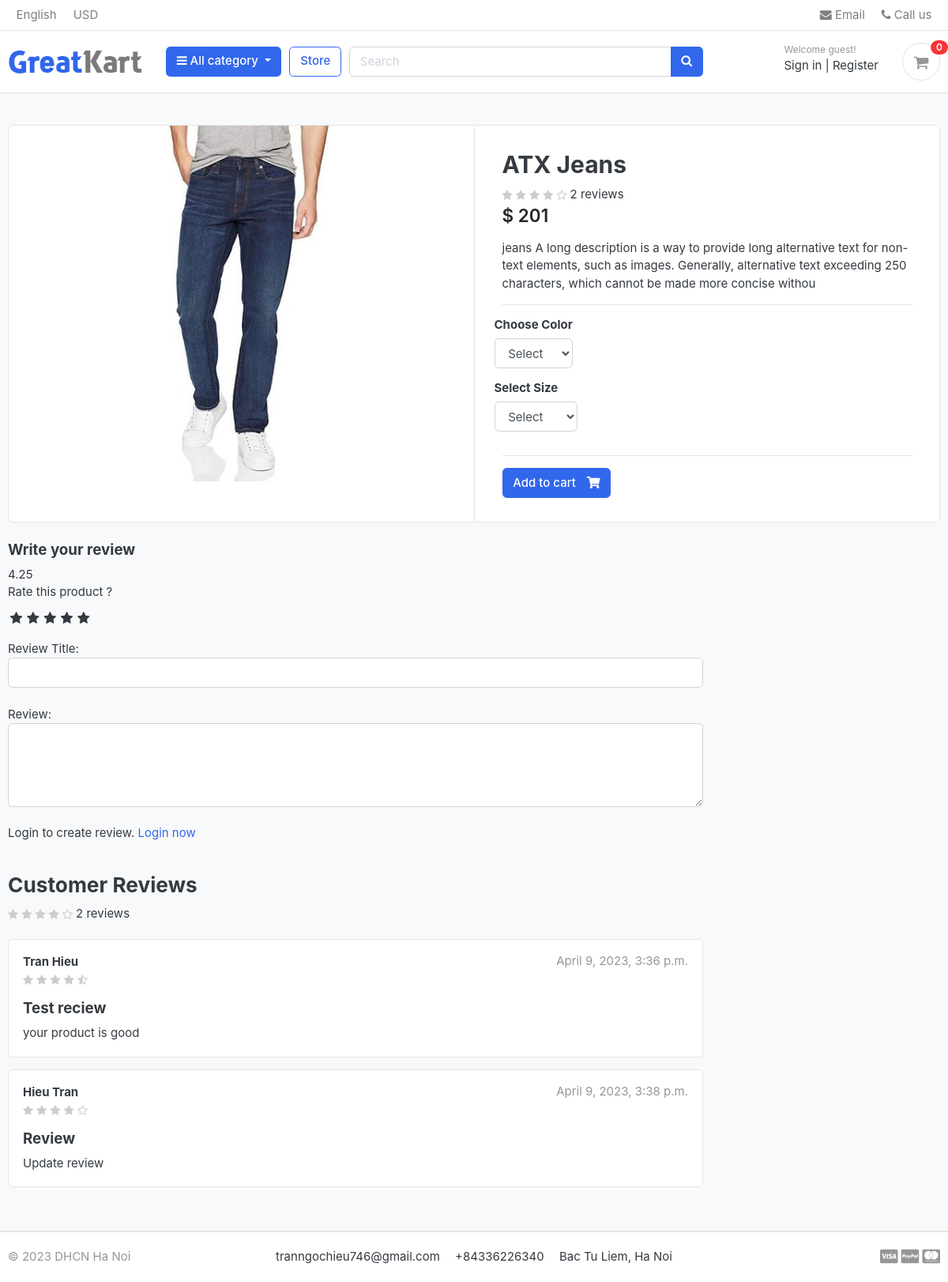
/store/category/jeans/atx-jeans/, run on an earlier commit of the app's database.
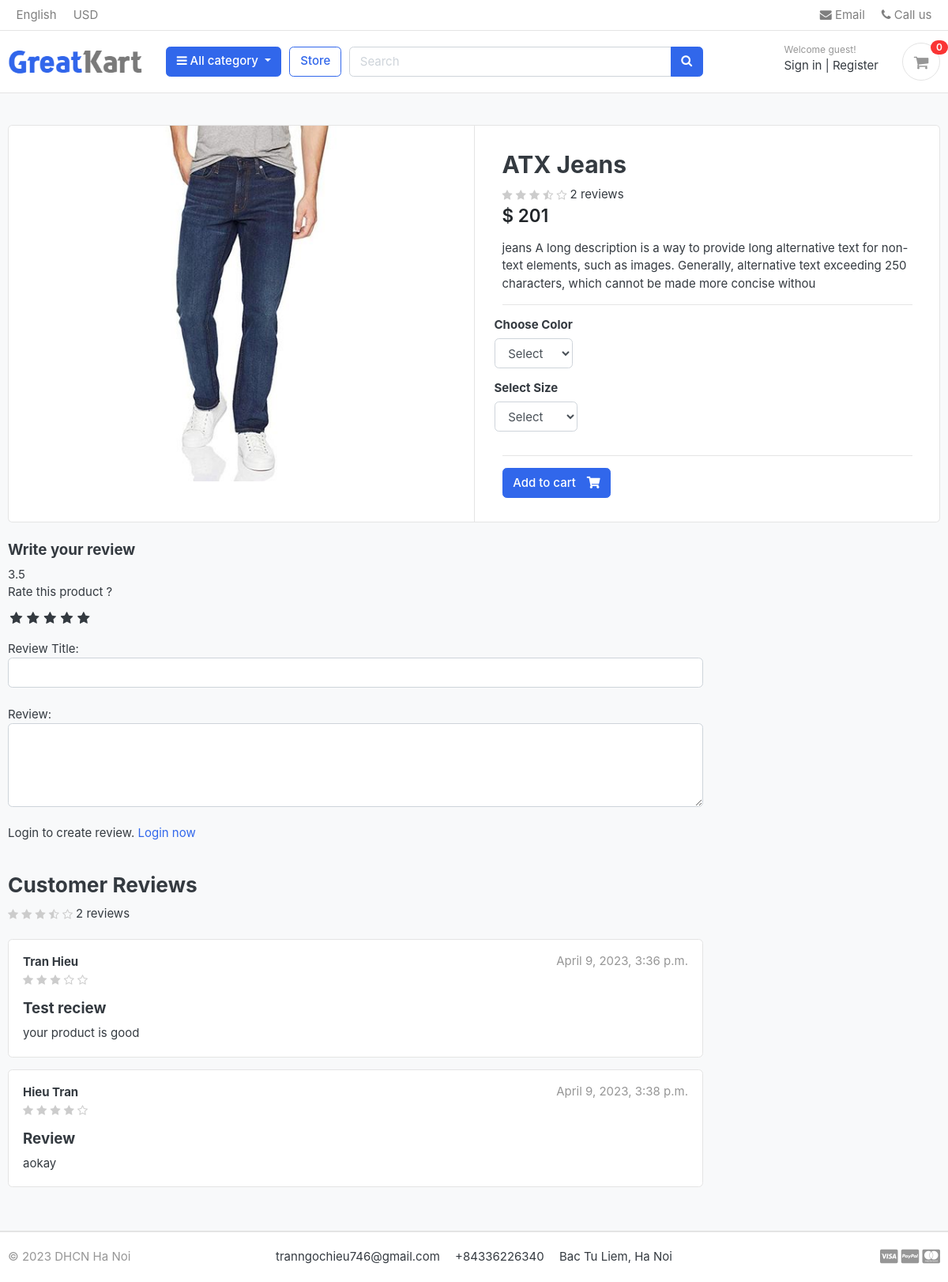
And on a later commit of the database.
### store/models.py (models this page shows, shortened)
class Product(models.Model):
    product_name    = models.CharField(max_length=200, unique=True)
    slug            = models.SlugField(max_length=200, unique=True)
    description     = models.TextField(max_length=200, blank=True)
    price           = models.IntegerField()
    images          = models.ImageField(upload_to='photos/products', blank=True)
    stock           = models.IntegerField()
    is_available    = models.BooleanField(default=True)
    category        = models.ForeignKey(Category, on_delete=models.CASCADE)
    created_date    = models.DateTimeField(auto_now_add=True)
    modified_date   = models.DateTimeField(auto_now=True)
    def averageReview(self):
        reviews = ReviewRating.objects.filter(product=self, status=True).aggregate(average=Avg('rating'))
        avg = 0
        if reviews['average'] is not None:
            avg = float(reviews['average'])
        return avg
    def countReview(self):
        reviews = ReviewRating.objects.filter(product=self, status=True).aggregate(count=Count('rating'))
        count = 0
        if reviews['count'] is not None:
            count = int(reviews['count'])
        return count

class ReviewRating(models.Model):
    product = models.ForeignKey(Product, on_delete=models.CASCADE)
    user = models.ForeignKey(Account, on_delete=models.CASCADE)
    subject = models.CharField(max_length=100, blank=True)
    review = models.TextField(max_length=500, blank=True)
    rating = models.FloatField()
    ip = models.CharField(max_length=20, blank=True)
    status = models.BooleanField(default=True)
    created_at = models.DateTimeField(auto_now_add=True)
    updated_at = models.DateTimeField(auto_now_add=True)

### accounts/models.py (models this page shows, shortened)
class Account(AbstractBaseUser):
    first_name      = models.CharField(max_length=50)
    last_name       = models.CharField(max_length=50)
    username        = models.CharField(max_length=50, unique=True)
    email           = models.EmailField(max_length=100, unique=True)
    phone_number    = models.CharField(max_length=50)
    date_joined     = models.DateTimeField(auto_now_add=True)
    last_login      = models.DateTimeField(auto_now_add=True)
    is_admin        = models.BooleanField(default=False)
    is_staff        = models.BooleanField(default=False)
    is_active       = models.BooleanField(default=False)
    is_superadmin   = models.BooleanField(default=False)
    USERNAME_FIELD = 'email'
    REQUIRED_FIELDS = ['username', 'first_name', 'last_name']
    objects = MyAccountManager()
    def full_name(self):
        return f'{self.first_name} {self.last_name}'

### store/views.py (the view)
# urls.py: path("category/<slug:category_slug>/<slug:product_slug>/", views.product_detail, name="product_detail"),
def product_detail(request, category_slug, product_slug):
    try:
        single_product = Product.objects.get(category__slug=category_slug, slug=product_slug)
        in_cart = CartItem.objects.filter(cart__cart_id=_cart_id(request), product=single_product).exists()
    except Exception as ex:
        raise ex
    if request.user.is_authenticated:
        try:
            orderproduct = OrderProduct.objects.filter(user=request.user, product_id=single_product.id).exists()
        except OrderProduct.DoesNotExist:
            orderproduct = None
    else:
        orderproduct = None
    reviews = ReviewRating.objects.filter(product_id=single_product.id, status=True)
    context = {
        'single_product': single_product,
        'in_cart': in_cart,
        'orderproduct': orderproduct,
        'reviews': reviews,
    }
    return render(request, 'store/product_detail.html', context)

### carts/context_processors.py (called while the page is built)
def counter(request):
    cart_count = 0
    if 'admin' in request.path:
        return {}
    else:
        try:
            cart = Cart.objects.filter(cart_id=_cart_id(request))
            if request.user.is_authenticated:
                cart_items = CartItem.objects.all().filter(user=request.user)
            else:
                cart_items = CartItem.objects.all().filter(cart=cart[:1])
            for cart_item in cart_items:
                cart_count += cart_item.quantity
        except Cart.DoesNotExist:
            cart_count = 0
    return dict(cart_count=cart_count)

### carts/views.py (called while the page is built)
def _cart_id(request):
    cart = request.session.session_key
    if not cart:
        cart = request.session.create()
    return cart

### category/context_processors.py (called while the page is built)
def menu_links(request):
    links = Category.objects.all()
    return dict(links=links)

### category/models.py (called while the page is built)
    def get_url(self):
        return reverse('product_by_category', args=[self.slug])

### store/models.py (called while the page is built)
    def colors(self):
        return super(VariationManager, self).filter(variation_category='color', is_active=True)

    def sizes(self):
        return super(VariationManager, self).filter(variation_category='size', is_active=True)

### Template/store/product_detail.html (shortened to what the changed rows need)
{% extends 'base.html' %}
{% load static %}
{% block content %}
<section class="section-content padding-y bg">
    <div class="container">
    <div class="card">
        <div class="row no-gutters">
            <aside class="col-md-6">
                <article class="gallery-wrap">
                    <div class="img-big-wrap">
                        <a href="#"><img src="{{ single_product.images.url }}"></a>
                    </div>
                </article>
            </aside>
            <main class="col-md-6 border-left">
            <form action="{% url 'add_cart' single_product.id %}" method="POST">
                <article class="content-body">
                <h2 class="title">{{ single_product.product_name }}</h2>
                <div class="rating-stars">
                    <span>
                        <i class="fa fa-star{% if single_product.averageReview < 0.5 %}-o{% elif single_product.averageReview >= 0.5 and single_product.averageReview < 1 %}-half-o {% endif %}" aria-hidden="true"></i>
                        <i class="fa fa-star{% if single_product.averageReview < 1.5 %}-o{% elif single_product.averageReview >= 1.5 and single_product.averageReview < 2 %}-half-o {% endif %}" aria-hidden="true"></i>
                        <i class="fa fa-star{% if single_product.averageReview < 2.5 %}-o{% elif single_product.averageReview >= 2.5 and single_product.averageReview < 3 %}-half-o {% endif %}" aria-hidden="true"></i>
                        <i class="fa fa-star{% if single_product.averageReview < 3.5 %}-o{% elif single_product.averageReview >= 3.5 and single_product.averageReview < 4 %}-half-o {% endif %}" aria-hidden="true"></i>
                        <i class="fa fa-star{% if single_product.averageReview < 4.5 %}-o{% elif single_product.averageReview >= 4.5 and single_product.averageReview < 5 %}-half-o {% endif %}" aria-hidden="true"></i>
                    </span>
                </div>
                <span>{{ single_product.countReview }} reviews</span>
                <div class="mb-3">
                    <var class="price h4">$ {{ single_product.price }}</var>
                </div>
                <p>{{ single_product.description }}</p>
                <hr>
                    <div class="row">
                        <div class="item-option-select">
                        </div>
                    </div>
                    <div class="row">
                        <div class="item-option-select">
                        </div>
                    </div>
                    <hr>
                    {% if single_product.stock <= 0 %}
                        <h5 class="text-danger">Out of stock</h5>
                        {% else %}
                            <button type="submit" class="btn btn-primary"> <span class="text">Add to cart</span> <i class="fas fa-shopping-cart"></i>  </button>
                    {% endif %}
                </article>
              </form>
            </main>
        </div>
    </div>
    <br>
    <div class="row">
                <div class="col-md-9">
        <form action="{% url 'submit_review' single_product.id %}" method="POST">
            <h5>Write your review </h5>
            {{ single_product.averageReview }}
            <div>
                <br>
    <br>
                <br>
                <br>
            </div>
        </form>
    <br>
<header class="section-heading">
    <h3>Customer Reviews </h3>
    <div class="rating-stars">
        <span>
            <i class="fa fa-star{% if single_product.averageReview < 0.5 %}-o{% elif single_product.averageReview >= 0.5 and single_product.averageReview < 1 %}-half-o {% endif %}" aria-hidden="true"></i>
            <i class="fa fa-star{% if single_product.averageReview < 1.5 %}-o{% elif single_product.averageReview >= 1.5 and single_product.averageReview < 2 %}-half-o {% endif %}" aria-hidden="true"></i>
            <i class="fa fa-star{% if single_product.averageReview < 2.5 %}-o{% elif single_product.averageReview >= 2.5 and single_product.averageReview < 3 %}-half-o {% endif %}" aria-hidden="true"></i>
            <i class="fa fa-star{% if single_product.averageReview < 3.5 %}-o{% elif single_product.averageReview >= 3.5 and single_product.averageReview < 4 %}-half-o {% endif %}" aria-hidden="true"></i>
            <i class="fa fa-star{% if single_product.averageReview < 4.5 %}-o{% elif single_product.averageReview >= 4.5 and single_product.averageReview < 5 %}-half-o {% endif %}" aria-hidden="true"></i>
        </span>
    </div>
    <span>{{ single_product.countReview }} reviews</span>
</header>
{% for review in reviews %}
        <article class="box mb-3">
            <div class="icontext w-100">
                <div class="text">
                    <span class="date text-muted float-md-right">{{ review.updated_at }}</span>
                    <h6 class="mb-1">{{ review.user.full_name }}</h6>
                    <div class="rating-stars">
                        <span>
                            <i class="fa fa-star{% if review.rating == 0.5 %}-half-o{% elif review.rating < 1 %}-o {% endif %}" aria-hidden="true"></i>
                            <i class="fa fa-star{% if review.rating == 1.5 %}-half-o{% elif review.rating < 2 %}-o {% endif %}" aria-hidden="true"></i>
                            <i class="fa fa-star{% if review.rating == 2.5 %}-half-o{% elif review.rating < 3 %}-o {% endif %}" aria-hidden="true"></i>
                            <i class="fa fa-star{% if review.rating == 3.5 %}-half-o{% elif review.rating < 4 %}-o {% endif %}" aria-hidden="true"></i>
                            <i class="fa fa-star{% if review.rating == 4.5 %}-half-o{% elif review.rating < 5 %}-o {% endif %}" aria-hidden="true"></i>
                        </span>
                    </div>
                </div>
            </div>
            <div class="mt-3">
                <h5>{{ review.subject }}</h5>
                <p>
                    {{ review.review }}
                </p>
            </div>
        </article>
{% endfor%}
        </div>
    </div>
    </div>
    </section>
{% endblock %}

What changed in the data, as far as the page shows it:
changed Product "ATX Jeans": averageReview "4.25" → "3.5"
changed ReviewRating "Test reciew": rating 4.5 → 3 (drawn)
changed ReviewRating "Review": review "Update review" → "aokay"
